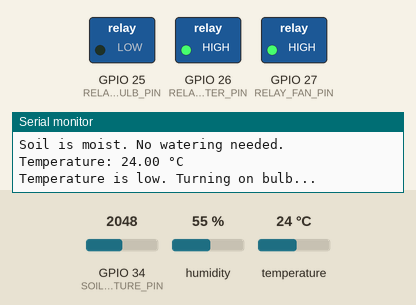
This sketch was run on a simulated ESP32. Parts: switched loads named in the sketch (green lamp = pin HIGH), the last lines printed to the serial monitor. The inputs (shaded band) are chosen by the test bench; at power-on: GPIO 34 (SOIL_MOISTURE_PIN) = 2048, temperature 24 °C, humidity 55 %. WiFi joins after 1.5 s; servers stay silent unless stated.

Above: at 3.0 s.
3.1 s: GPIO 34 (SOIL_MOISTURE_PIN) set to 3437
5.0 s: GPIO 34 (SOIL_MOISTURE_PIN) set to 3536
At 6.7 s:
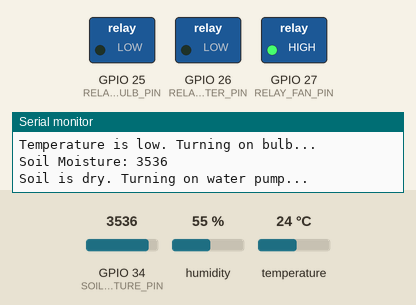
12.9 s: temperature set to 29 °C
16.3 s: temperature set to 32 °C
At 18.8 s:
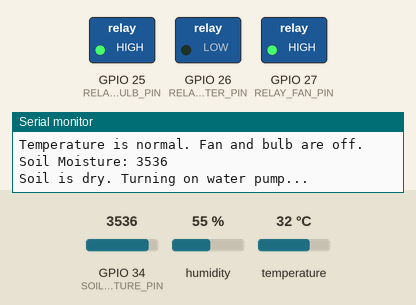
24.2 s: temperature set to 34 °C
28.5 s: temperature set to 37 °C
At 31.0 s:
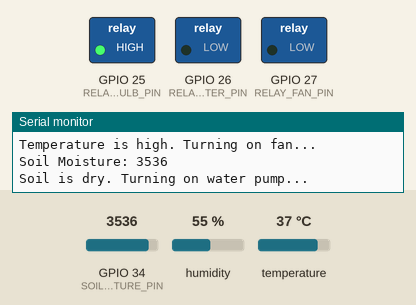
Timing chart, 0 to 37.4 s (numbered marks = the images above; inputs shaded):
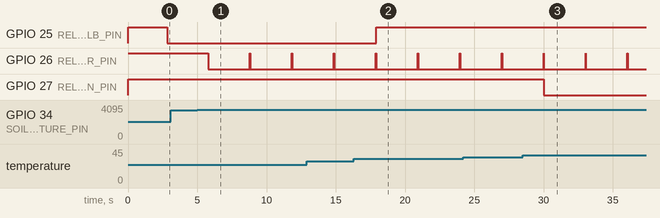

The sketch:

green_house.ino
```cpp
#define BLYNK_TEMPLATE_ID "TMPL6Y3UcVOdp"
#define BLYNK_TEMPLATE_NAME "Greenhouse automated system"
#define BLYNK_AUTH_TOKEN "YPfxWW-4zvOHOGenSTLn0ljY8lzaBRAa"

#include <WiFi.h>
#include <BlynkSimpleEsp32.h>
#include "DHT.h"
// Wi-Fi credentials
char ssid[] = "Pixel 6";
char pass[] = "20047312345";

// Sensor and relay pins
#define SOIL_MOISTURE_PIN 34  // Analog pin for soil moisture sensor
#define TEMPERATURE_PIN 33   // Analog pin for temperature sensor
#define RELAY_WATER_PIN 26   // Digital pin for water pump relay
#define RELAY_FAN_PIN 27     // Digital pin for fan relay
#define RELAY_BULB_PIN 25    // Digital pin for bulb relay
#define DHTTYPE DHT11
DHT dht(TEMPERATURE_PIN, DHTTYPE);
// Thresholds
#define MOISTURE_THRESHOLD 3500   // Soil moisture threshold (adjustable)
#define TEMP_FAN_THRESHOLD 35.0  // Temperature for fan to turn on (Celsius)
#define TEMP_BULB_THRESHOLD 31.0 // Temperature for bulb to turn on (Celsius)

// Blynk virtual pins
#define VPIN_SOIL_MOISTURE V1
#define VPIN_TEMPERATURE V2

BlynkTimer timer;

void setup() {
  Serial.begin(115200);
  dht.begin();
  // Pin configurations
  pinMode(SOIL_MOISTURE_PIN, INPUT);
  pinMode(TEMPERATURE_PIN, INPUT);
  pinMode(RELAY_WATER_PIN, OUTPUT);
  pinMode(RELAY_FAN_PIN, OUTPUT);
  pinMode(RELAY_BULB_PIN, OUTPUT);

  digitalWrite(RELAY_WATER_PIN, HIGH);
  digitalWrite(RELAY_FAN_PIN, HIGH);
  digitalWrite(RELAY_BULB_PIN, HIGH);

  // Blynk setup
  Blynk.begin(BLYNK_AUTH_TOKEN, ssid, pass);

  // Timer setup
  timer.setInterval(1000L, monitorSensors); // Monitor sensors every 5 seconds
}

void loop() {
  Blynk.run();
  timer.run();
}

// Function to monitor sensors and control relays
void monitorSensors() {
  // Read soil moisture
  int soilMoistureValue = analogRead(SOIL_MOISTURE_PIN);
  Serial.print("Soil Moisture: ");
  Serial.println(soilMoistureValue);
  Blynk.virtualWrite(VPIN_SOIL_MOISTURE, soilMoistureValue);

  // Control water relay
  if (soilMoistureValue > MOISTURE_THRESHOLD) {
    Serial.println("Soil is dry. Turning on water pump...");
    digitalWrite(RELAY_WATER_PIN, LOW);
    delay(3000); // Water for 5 seconds
    digitalWrite(RELAY_WATER_PIN, HIGH);
    Serial.println("Watering complete.");
  } else {
    Serial.println("Soil is moist. No watering needed.");
  }

  // Read temperature
  float temperatureC = dht.readTemperature();
  Serial.print("Temperature: ");
  Serial.print(temperatureC);
  Serial.println(" °C");
  Blynk.virtualWrite(VPIN_TEMPERATURE, temperatureC);

  // Control fan and bulb relays
  if (temperatureC > TEMP_FAN_THRESHOLD) {
    Serial.println("Temperature is high. Turning on fan...");
    digitalWrite(RELAY_FAN_PIN, LOW);
    digitalWrite(RELAY_BULB_PIN, HIGH); // Ensure bulb is off
  } else if (temperatureC < TEMP_BULB_THRESHOLD) {
    Serial.println("Temperature is low. Turning on bulb...");
    digitalWrite(RELAY_BULB_PIN, LOW);
    digitalWrite(RELAY_FAN_PIN, HIGH); // Ensure fan is off
  } else {
    Serial.println("Temperature is normal. Fan and bulb are off.");
    digitalWrite(RELAY_FAN_PIN, HIGH);
    digitalWrite(RELAY_BULB_PIN, HIGH);
  }
}
```

Measured:
- the behaviour switches between 3500 and 3501 on GPIO 34 (SOIL_MOISTURE_PIN) (found by bisection; images 0 and 1)
- the behaviour switches between 30 and 31 °C on temperature (found by bisection; images 1 and 2)
- the behaviour switches between 35 and 36 °C on temperature (found by bisection; images 2 and 3)
- after the input at 5.0 s, GPIO 26 (RELAY_WATER_PIN): alternates HIGH for 0.03 s and LOW for 3.0 s, starting after 0.80 s
- after the input at 16.3 s, GPIO 25 (RELAY_BULB_PIN): LOW → HIGH after 1.6 s
- after the input at 28.5 s, GPIO 27 (RELAY_FAN_PIN): HIGH → LOW after 1.5 s
